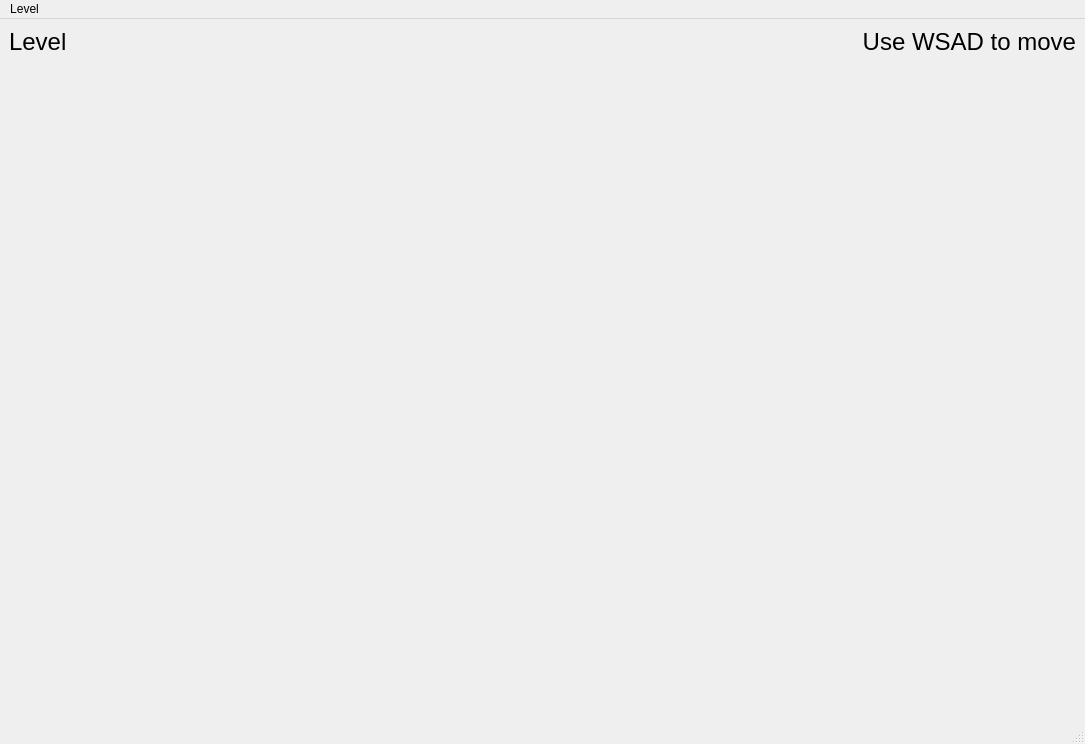
<?xml version="1.0" encoding="UTF-8"?>
<ui version="4.0">
 <class>MainWindow</class>
 <widget class="QMainWindow" name="MainWindow">
  <property name="geometry">
   <rect>
    <x>0</x>
    <y>0</y>
    <width>1085</width>
    <height>744</height>
   </rect>
  </property>
  <property name="windowTitle">
   <string>Sokoban</string>
  </property>
  <widget class="QWidget" name="centralwidget">
   <property name="sizePolicy">
    <sizepolicy hsizetype="Expanding" vsizetype="Expanding">
     <horstretch>0</horstretch>
     <verstretch>0</verstretch>
    </sizepolicy>
   </property>
   <property name="maximumSize">
    <size>
     <width>16777215</width>
     <height>16777215</height>
    </size>
   </property>
   <layout class="QGridLayout" name="gridLayout">
    <item row="0" column="0">
     <layout class="QVBoxLayout" name="verticalLayout">
      <property name="sizeConstraint">
       <enum>QLayout::SetDefaultConstraint</enum>
      </property>
      <item>
       <layout class="QHBoxLayout" name="horizontalLayout">
        <property name="sizeConstraint">
         <enum>QLayout::SetDefaultConstraint</enum>
        </property>
        <item>
         <widget class="QLabel" name="levelInfo">
          <property name="sizePolicy">
           <sizepolicy hsizetype="Preferred" vsizetype="Minimum">
            <horstretch>0</horstretch>
            <verstretch>0</verstretch>
           </sizepolicy>
          </property>
          <property name="text">
           <string>&lt;html&gt;&lt;head/&gt;&lt;body&gt;&lt;p&gt;&lt;span style=&quot; font-size:18pt;&quot;&gt;Level&lt;/span&gt;&lt;/p&gt;&lt;/body&gt;&lt;/html&gt;</string>
          </property>
         </widget>
        </item>
        <item>
         <widget class="QLabel" name="moveInfo">
          <property name="sizePolicy">
           <sizepolicy hsizetype="Preferred" vsizetype="Minimum">
            <horstretch>0</horstretch>
            <verstretch>0</verstretch>
           </sizepolicy>
          </property>
          <property name="text">
           <string>&lt;html&gt;&lt;head/&gt;&lt;body&gt;&lt;p&gt;&lt;span style=&quot; font-size:18pt;&quot;&gt;Use WSAD to move&lt;/span&gt;&lt;/p&gt;&lt;/body&gt;&lt;/html&gt;</string>
          </property>
          <property name="alignment">
           <set>Qt::AlignRight|Qt::AlignTrailing|Qt::AlignVCenter</set>
          </property>
         </widget>
        </item>
       </layout>
      </item>
     </layout>
    </item>
    <item row="1" column="0">
     <layout class="QGridLayout" name="boardLayout">
      <item row="0" column="0">
       <spacer name="verticalSpacer">
        <property name="orientation">
         <enum>Qt::Vertical</enum>
        </property>
        <property name="sizeHint" stdset="0">
         <size>
          <width>20</width>
          <height>40</height>
         </size>
        </property>
       </spacer>
      </item>
     </layout>
    </item>
   </layout>
  </widget>
  <widget class="QMenuBar" name="menubar">
   <property name="geometry">
    <rect>
     <x>0</x>
     <y>0</y>
     <width>1085</width>
     <height>20</height>
    </rect>
   </property>
   <widget class="QMenu" name="menuLevel">
    <property name="title">
     <string>Level</string>
    </property>
    <addaction name="loadCustomLevel"/>
    <addaction name="resetLevel"/>
   </widget>
   <addaction name="menuLevel"/>
  </widget>
  <widget class="QStatusBar" name="statusbar"/>
  <action name="loadCustomLevel">
   <property name="text">
    <string>Load custom level</string>
   </property>
  </action>
  <action name="resetLevel">
   <property name="text">
    <string>Reset</string>
   </property>
  </action>
 </widget>
 <resources/>
 <connections/>
</ui>
